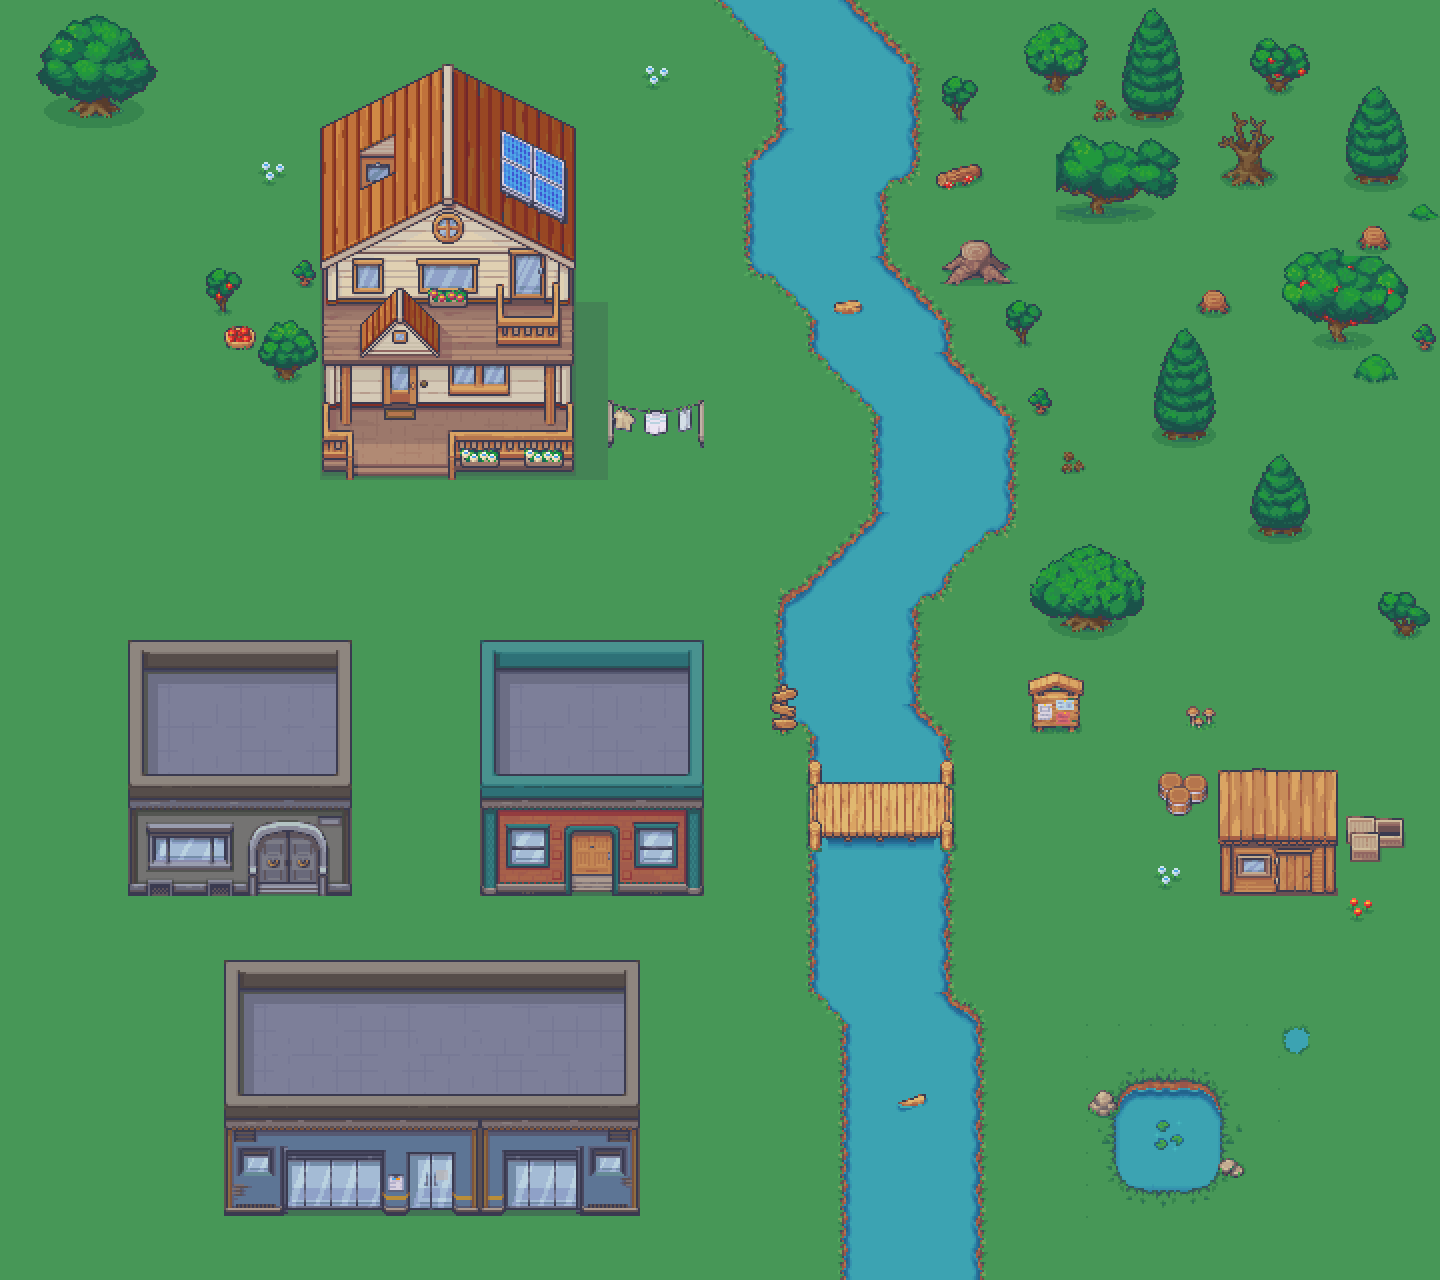

Below is a game level as drawn by its tile map, then a one-line description and the .tmx that defines it (tile-layer data replaced by summaries):
An orthogonal 45x40 tile map with 32x32 px tiles, 5 tile layers (GroundBase, Groundside, Ground, Object, ...), 4 tilesets and 4 objects (wood1, start, wood2, wood3).

<map version="1.8" tiledversion="1.8.6" orientation="orthogonal" renderorder="right-down" width="45" height="40" tilewidth="32" tileheight="32" infinite="0" nextlayerid="10" nextobjectid="6">
 <editorsettings>
  <export target="MainMaps.tmj" format="json" />
 </editorsettings>
 <tileset firstgid="1" name="1_Terrains_and_Fences_32x32" tilewidth="32" tileheight="32" tilecount="1376" columns="32">
  <image source="1_Terrains_and_Fences_32x32.png" width="1024" height="1376" />
 </tileset>
 <tileset firstgid="1377" name="7_Villas_32x32" tilewidth="32" tileheight="32" tilecount="1824" columns="32">
  <image source="7_Villas_32x32.png" width="1024" height="1824" />
 </tileset>
 <tileset firstgid="3201" name="11_Camping_32x32" tilewidth="32" tileheight="32" tilecount="5408" columns="32">
  <image source="11_Camping_32x32.png" width="1024" height="5408" />
 </tileset>
 <tileset firstgid="8609" name="5_Floor_Modular_Buildings_32x32" tilewidth="32" tileheight="32" tilecount="8288" columns="32">
  <image source="5_Floor_Modular_Buildings_32x32.png" width="1024" height="8288" />
 </tileset>
 <layer id="1" name="GroundBase" width="45" height="40">
  <data>[1800 cells, 1756 non-empty, 32 distinct tile ids]</data>
 </layer>
 <layer id="9" name="Groundside" width="45" height="40">
  <data>[1800 cells, 8 non-empty, 2 distinct tile ids]</data>
 </layer>
 <layer id="2" name="Ground" width="45" height="40">
  <data>[1800 cells, 106 non-empty, 18 distinct tile ids]</data>
 </layer>
 <layer id="3" name="Object" width="45" height="40">
  <data>[1800 cells, 522 non-empty, 439 distinct tile ids]</data>
 </layer>
 <layer id="4" name="ObjectTop" width="45" height="40">
  <data>[1800 cells, 31 non-empty, 27 distinct tile ids]</data>
 </layer>
 <objectgroup id="8" name="objectLayer">
  <object id="1" name="wood1" x="1360" y="467.857">
   <point />
  </object>
  <object id="3" name="start" x="397.5" y="503.571">
   <point />
  </object>
  <object id="4" name="wood2" x="1243.93" y="276.786">
   <point />
  </object>
  <object id="5" name="wood3" x="1118.93" y="389.286">
   <point />
  </object>
 </objectgroup>
</map>
